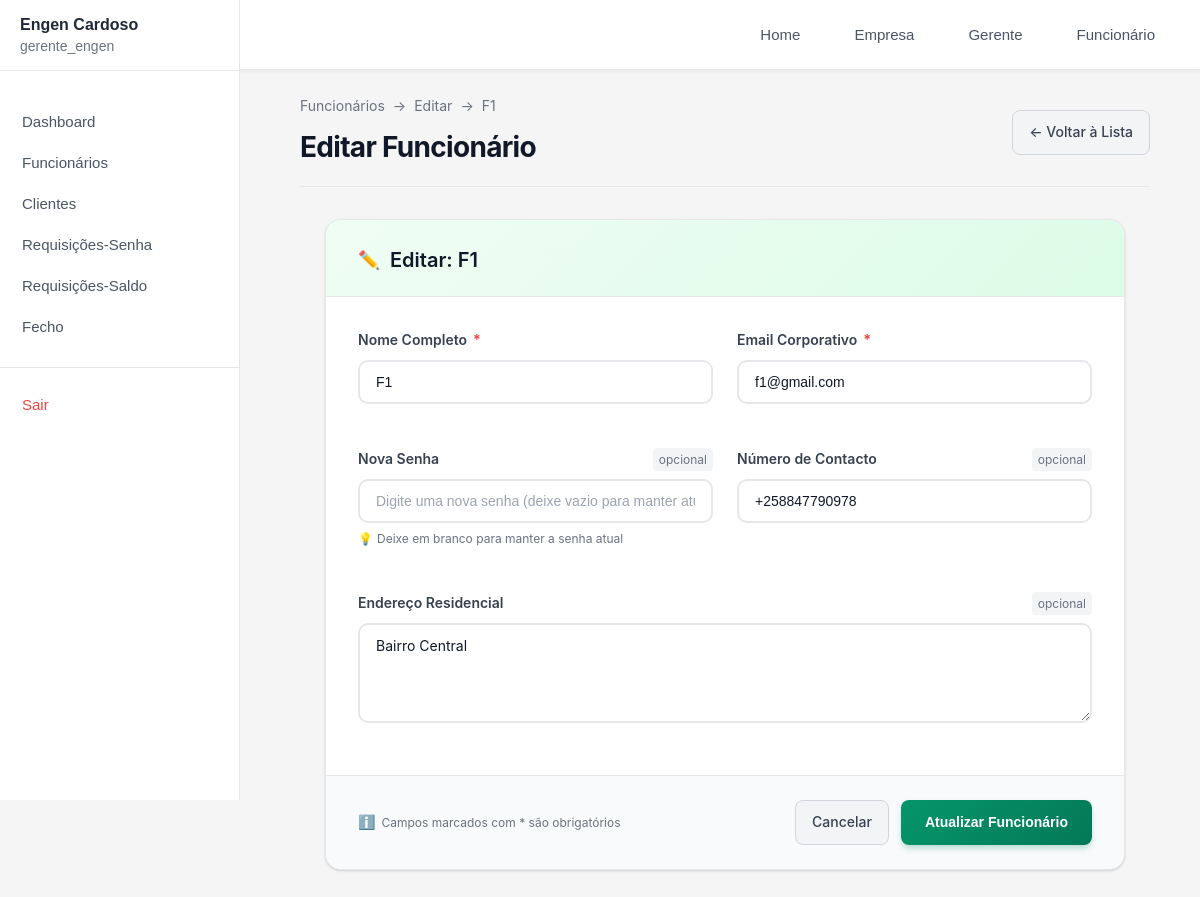
Page /gerente/funcionarios/editar/1/ (signed in) on the committed database.
### empresas/models.py (models this page shows, shortened)
class Empresa(models.Model):
   nome = models.CharField(max_length=200)
   status = models.BooleanField(default=True)
   gerente = models.OneToOneField(User, on_delete=models.CASCADE, related_name='empresa_gerenciada')

### gerente/models.py (models this page shows, shortened)
class Funcionario(models.Model):
   user = models.OneToOneField(User, on_delete=models.CASCADE)
   empresa = models.ForeignKey(Empresa, on_delete=models.CASCADE, related_name='funcionarios', null=True, blank=True)
   contacto = models.CharField(max_length=20, blank=True, null=True)
   morada = models.TextField(blank=True, null=True)
   activo = models.BooleanField(default=True)
   data_criacao = models.DateTimeField(auto_now_add=True)
   @property
   def nome(self):
       return self.user.first_name or self.user.username
   @property
   def email(self):
       return self.user.email

### gerente/views.py (the view, shortened to what this page needs)
# urls.py: path('funcionarios/editar/<int:funcionario_id>/', views.editar_funcionario, name='editar_funcionario'),
@login_required(login_url='/gerente/login')
@user_passes_test(is_gerente, login_url='/login')
def editar_funcionario(request, funcionario_id):
   empresa = get_empresa_usuario(request.user)
   if not empresa:
       messages.error(request, 'Empresa não encontrada.')
       return redirect('login')
   funcionario = get_object_or_404(Funcionario, id=funcionario_id, empresa=empresa, activo=True)
   return render(request, 'gerente/editar_funcionario.html', {'funcionario': funcionario})

### gerente/context_processors.py (called while the page is built)
def empresa_context(request):
    if request.user.is_authenticated:
        try:
            if hasattr(request.user, 'empresa_gerenciada'):
                return {'empresa_atual': request.user.empresa_gerenciada}
            elif hasattr(request.user, 'funcionario'):
                return {'empresa_atual': request.user.funcionario.empresa}
        except:
            pass
    return {'empresa_atual': None}

### gerente/views.py (called while the page is built)
def is_gerente(user):
  return user.groups.filter(name='Gerente').exists()

def get_empresa_usuario(user):
   try:
       if hasattr(user, 'empresa_gerenciada'):
           return user.empresa_gerenciada
       elif hasattr(user, 'funcionario'):
           return user.funcionario.empresa
   except:
       pass
   return None

### templates/gerente/editar_funcionario.html (shortened to what this page needs)
{% extends 'gerente/base.html' %}
{% block content %}
<div class="editar-funcionario-content">
    <div class="content-header">
        <div>
            <div class="breadcrumb">
                <span>Funcionários</span>
                <span>→</span>
                <span>Editar</span>
                <span>→</span>
                <span>{{ funcionario.nome }}</span>
            </div>
            <h2>Editar Funcionário</h2>
        </div>
        <a href="{% url 'funcionarios' %}" class="btn-secondary">
            ← Voltar à Lista
        </a>
    </div>
    <div class="form-container">
        <div class="form-card">
            <div class="form-header">
                <h3>Editar: {{ funcionario.nome }}</h3>
            </div>
            <form method="post" action="{% url 'editar_funcionario' funcionario.id %}">
                <div class="form-body">
                    <div class="form-group">
                        <label for="nome">
                            Nome Completo
                            <span class="required">*</span>
                        </label>
                        <input type="text" class="form-control" id="nome" name="nome"
                               value="{{ funcionario.nome }}" placeholder="Digite o nome completo" required>
                    </div>
                    <div class="form-group">
                        <label for="email">
                            Email Corporativo
                            <span class="required">*</span>
                        </label>
                        <input type="email" class="form-control" id="email" name="email"
                               value="{{ funcionario.email }}" placeholder="funcionario@engen.mz" required>
                    </div>
                    <div class="form-group">
                        <label for="password">
                            Nova Senha
                            <span class="optional">opcional</span>
                        </label>
                        <input type="password" class="form-control" id="password" name="password"
                               placeholder="Digite uma nova senha (deixe vazio para manter atual)">
                        <small class="form-text">Deixe em branco para manter a senha atual</small>
                    </div>
                    <div class="form-group">
                        <label for="contacto">
                            Número de Contacto
                            <span class="optional">opcional</span>
                        </label>
                        <input type="tel" class="form-control" id="contacto" name="contacto"
                               value="{{ funcionario.contacto|default:'' }}"
                               placeholder="+258 XX XXX XXXX">
                    </div>
                    <div class="form-group full-width">
                        <label for="morada">
                            Endereço Residencial
                            <span class="optional">opcional</span>
                        </label>
                        <textarea class="form-control" id="morada" name="morada" rows="3"
                                  placeholder="Digite o endereço completo (rua, bairro, cidade)">{{ funcionario.morada|default:'' }}</textarea>
                    </div>
                </div>
                <div class="form-footer">
                    <div class="help-text">
                        Campos marcados com * são obrigatórios
                    </div>
                    <div class="form-actions">
                        <a href="{% url 'funcionarios' %}" class="btn-secondary">
                            Cancelar
                        </a>
                        <button type="submit" class="btn-submit">
                            Atualizar Funcionário
                        </button>
                    </div>
                </div>
            </form>
        </div>
    </div>
</div>
{% endblock %}

### templates/gerente/sidebar.html (shortened to what this page needs)
<div class="sidebar">
    <div class="user-section">
        <div class="empresa-name">{{ empresa_atual.nome|default:"Sistema" }}</div>
        <div class="user-info">{{ request.user.get_full_name|default:request.user.username }}</div>
    </div>
    <nav class="sidebar-nav">
        <ul class="nav-list">
            <li class="nav-item">
                <a href="{% url 'dashboard' %}"
                    class="nav-link {% if request.resolver_match.url_name == 'dashboard' %}active{% endif %}">
                    Dashboard
                </a>
            </li>
            <li class="nav-item">
                <a href="{% url 'funcionarios' %}"
                    class="nav-link {% if request.resolver_match.url_name == 'funcionarios' %}active{% endif %}">
                    Funcionários
                </a>
            </li>
            <li class="nav-item">
                <a href="{% url 'clientes' %}"
                    class="nav-link {% if request.resolver_match.url_name == 'clientes' %}active{% endif %}">
                    Clientes
                </a>
            </li>
            <li class="nav-item">
                <a href="{% url 'requisicoes' %}"
                    class="nav-link {% if request.resolver_match.url_name == 'requisicoes' %}active{% endif %}">
                    Requisições-Senha
                </a>
            </li>
            <li class="nav-item">
                <a href="{% url 'requisicoes_saldo' %}"
                    class="nav-link {% if request.resolver_match.url_name == 'requisicoes_saldo' %}active{% endif %}">
                    Requisições-Saldo
                </a>
            </li>
            <li class="nav-item">
                <a href="{% url 'fecho' %}"
                    class="nav-link {% if request.resolver_match.url_name == 'fecho' %}active{% endif %}">
                    Fecho
                </a>
            </li>
            <li class="nav-item nav-divider">
                <a href="{% url 'logout' %}" class="nav-link nav-logout">
                    Sair
                </a>
            </li>
        </ul>
    </nav>
</div>

### templates/gerente/navbar.html (style rules this page uses)
.nav-link { color: #4b5563; text-decoration: none; padding: 8px 16px; border-radius: 6px; transition: all 0.2s ease; font-size: 0.95rem; font-weight: 500; }

### templates/gerente/sidebar.html (style rules this page uses)
.sidebar { width: 240px; background-color: #ffffff; min-height: 100vh; position: fixed; top: 0; left: 0; overflow-y: auto; border-right: 1px solid #e5e7eb; display: flex; flex-direction: column; z-index: 2000; }
.user-section { padding: 16px 20px; background-color: #ffffff; border-bottom: 1px solid #e5e7eb; text-align: left; }
.empresa-name { color: #1f2937; font-size: 16px; font-weight: 600; letter-spacing: 0; margin-bottom: 4px; text-transform: capitalize; }
.user-info { color: #6b7280; font-size: 14px; font-weight: 400; opacity: 1; }
.sidebar-nav { flex-grow: 1; padding-top: 30px; }
.nav-list { list-style: none; padding: 0; margin: 0; }
.nav-item { margin: 0; }
.nav-divider { margin-top: auto; padding-top: 16px; border-top: 1px solid #e5e7eb; margin-top: 20px; }
.nav-link { display: flex; align-items: center; padding: 12px 20px; color: #4b5563; text-decoration: none; font-size: 15px; font-weight: 500; transition: background-color 0.2s, color 0.2s; border-left: 2px solid transparent; }
.nav-logout { color: #ef4444; }

### rows in the picture
Empresa: nome "Engen Cardoso"
Funcionario: nome "F1", email "f1@gmail.com", contacto "+258847790978", morada "Bairro Central"

### other values in the picture
{{ request.user.get_full_name|default:request.user.username }} "gerente_engen"
